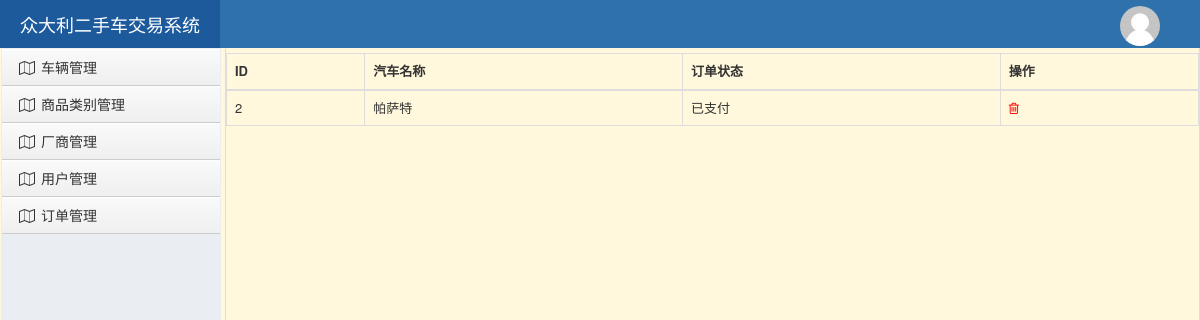
Page /data/menulist/ on the earlier database version.
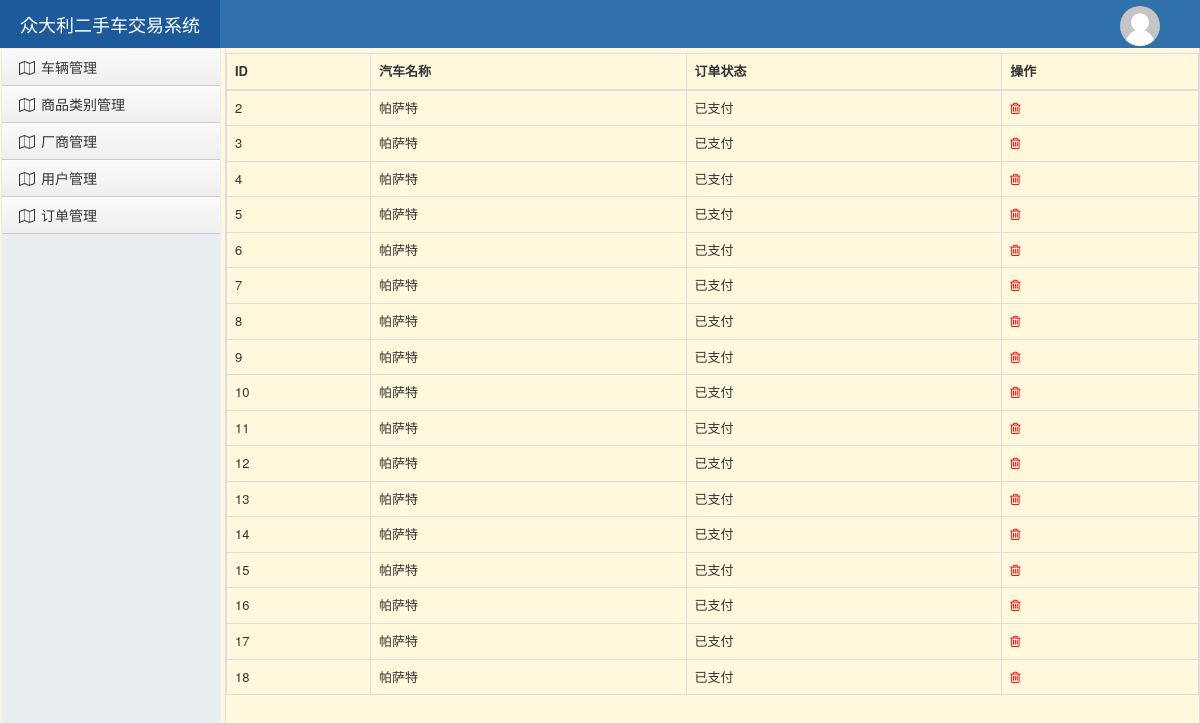
Same page on the later database version.
### data/models.py (models this page shows, shortened)
class OrderManager(models.Model):
    carname = models.CharField(verbose_name="汽车名称",max_length=32)
    carstatus = models.CharField(verbose_name="订单状态",max_length=32)

### data/views/home.py (the view)
def menulist(request):
    menu_queryset = models.OrderManager.objects.all()
    return render(request, 'menulist.html', {"menu_queryset": menu_queryset})

### data/templates/menulist.html (shortened to what this page needs)
{% extends 'adminlayout.html' %}
{% block content %}
    <table class="table table-bordered">
        <thead>
            <tr>
                <th>ID</th>
                <th>汽车名称</th>
                <th>订单状态</th>
                <th>操作</th>
            </tr>
        </thead>
        <tbody>
            {% for row in menu_queryset %}
                <tr>
                    <td>{{ row.id }}</td>
                    <td>{{ row.carname }}</td>
                    <td>{{ row.carstatus }}</td>
                    <td>
                        <a href="/data/delmenu/{{ row.id }}" style="color: red;">
                             <i class="fa fa-trash-o" aria-hidden="true"></i>
                        </a>
                    </td>
                </tr>
            {% endfor %}
        </tbody>
    </table>
{% endblock %}

### data/templates/adminlayout.html (shortened to what this page needs)
{% load staticfiles %}
<!DOCTYPE html>
<html lang="en">
<head>
    <link rel="stylesheet" href="{% static 'plugins/bootstrap/css/bootstrap.css' %} "/>
    <link rel="stylesheet" href="{% static 'plugins/font-awesome/css/font-awesome.css' %} "/>
    <link rel="stylesheet" href="{% static 'css/commons.css' %} "/>
    <link rel="stylesheet" href="{% static 'css/nav.css' %} "/>
</head>
<body style="background-color:cornsilk;">
<div class="pg-header">
    <div class="nav">
        <div class="logo-area left">
            <a href="#">
                <span style="font-size: 18px;">众大利二手车交易系统</span>
            </a>
        </div>
        <div class="right-menu right clearfix">
            <div class="user-info right">
                <a href="#" class="avatar">
                    <img class="img-circle" src="{% static 'imgs/default.png' %}">
                </a>
            </div>
        </div>
    </div>
</div>
<div class="pg-body">
    <div class="left-menu">
        <div class="menu-body">
            <div class="static-menu">
                <a href="/data/carlist/"><span class="icon-wrap"><i class="fa fa-map-o" aria-hidden="true"></i></span> 车辆管理</a>
                <a href="/data/typelist/"><span class="icon-wrap"><i class="fa fa-map-o" aria-hidden="true"></i></span> 商品类别管理</a>
                <a href="/data/firmlist/"><span class="icon-wrap"><i class="fa fa-map-o" aria-hidden="true"></i></span> 厂商管理</a>
                <a href="/data/userlist/"><span class="icon-wrap"><i class="fa fa-map-o" aria-hidden="true"></i></span> 用户管理</a>
                <a href="/data/menulist/"><span class="icon-wrap"><i class="fa fa-map-o" aria-hidden="true"></i></span> 订单管理</a>
            </div>
        </div>
    </div>
    <div class="right-body">
        {% block content %} {% endblock %}
    </div>
</div>
</body>
</html>

### data/static/css/commons.css (style rules this page uses)
body { margin: 0; }
img { border: 0; }
.left { float: left; }
.right { float: right; }
.clearfix:after { clear: both; display: block; visibility: hidden; height: 0; }
.img-circle { border-radius: 50%; }

### data/static/css/nav.css (style rules this page uses)
.nav { min-width: 980px; height: 48px; background-color: #2F72AB; color: #ffffff; line-height: 48px; overflow: visible; font-size: 12px; }
.nav .logo-area { width: 220px; overflow: hidden; height: 48px; text-align: center; background-color: #1c5a9c; }
.nav .logo-area > a { color: #ffffff; text-decoration: none; display: inline-block; }
.nav .right-menu .user-info { padding: 0 30px 0 10px; height: 48px; position: relative; }
.nav .right-menu .user-info .avatar { display: inline-block; padding: 0 10px; height: 48px; }

### data/templates/adminlayout.html (style rules this page uses)
body { margin: 0; }
.pg-body > .left-menu { background-color: #EAEDF1; position: absolute; left: 1px; top: 48px; bottom: 0; width: 220px; border: 1px solid #EAEDF1; overflow: auto; }
.pg-body > .right-body { position: absolute; left: 225px; right: 0; top: 48px; bottom: 0; overflow: scroll; border: 1px solid #ddd; border-top: 0; font-size: 13px; min-width: 755px; }
.left-menu .menu-body .static-menu .icon-wrap { width: 20px; display: inline-block; text-align: center; }
.left-menu .menu-body .static-menu a { text-decoration: none; padding: 8px 15px; border-bottom: 1px solid #ccc; color: #333; display: block; background: #efefef; background: -webkit-gradient(linear, left bottom, left top, color-stop(0, #efefef), color-stop(1, #fafafa)); background: -ms-linear-gradient(bottom, #efefef, #fafafa); background: -o-linear-gradient(bottom, #efefef, #fafafa); filter: progid:dximagetransform.microsoft.gradient(startColorStr='#e3e3e3', EndColorStr='#ffffff'); -ms-filter: "progid:DXImageTransform.Microsoft.gradient(startColorStr='#fafafa',EndColorStr='#efefef')"; box-shadow: inset 0 1px 1px white; }

Differences in the rows shown:
added OrderManager: id "3", carname "帕萨特", carstatus "已支付"
added OrderManager: id "4", carname "帕萨特", carstatus "已支付"
added OrderManager: id "5", carname "帕萨特", carstatus "已支付"
added OrderManager: id "6", carname "帕萨特", carstatus "已支付"
added OrderManager: id "7", carname "帕萨特", carstatus "已支付"
added OrderManager: id "8", carname "帕萨特", carstatus "已支付"
added OrderManager: id "9", carname "帕萨特", carstatus "已支付"
added OrderManager: id "10", carname "帕萨特", carstatus "已支付"
added OrderManager: id "11", carname "帕萨特", carstatus "已支付"
added OrderManager: id "12", carname "帕萨特", carstatus "已支付"
added OrderManager: id "13", carname "帕萨特", carstatus "已支付"
added OrderManager: id "14", carname "帕萨特", carstatus "已支付"
added OrderManager: id "15", carname "帕萨特", carstatus "已支付"
added OrderManager: id "16", carname "帕萨特", carstatus "已支付"
added OrderManager: id "17", carname "帕萨特", carstatus "已支付"
added OrderManager: id "18", carname "帕萨特", carstatus "已支付"
